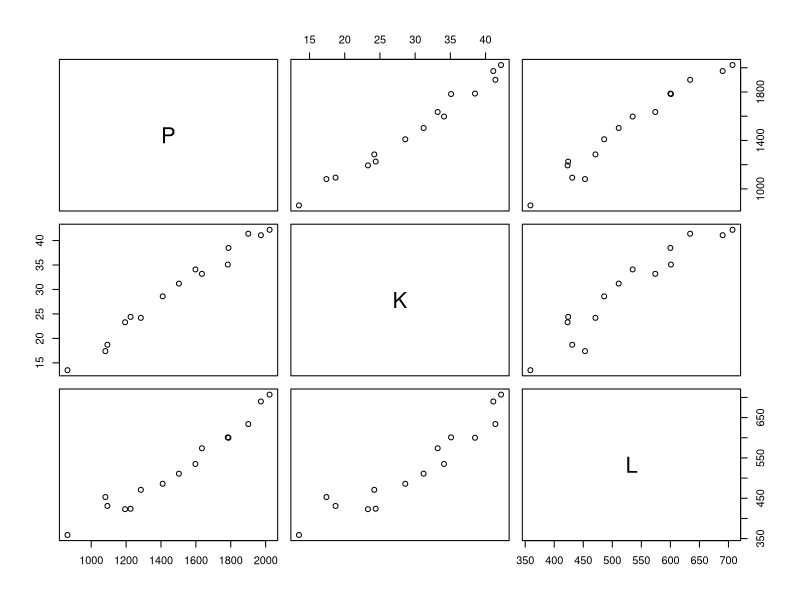
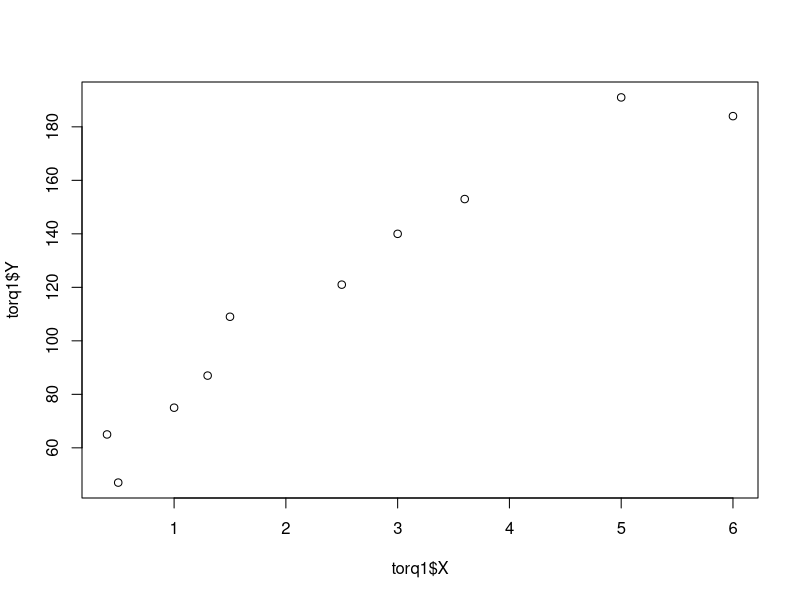
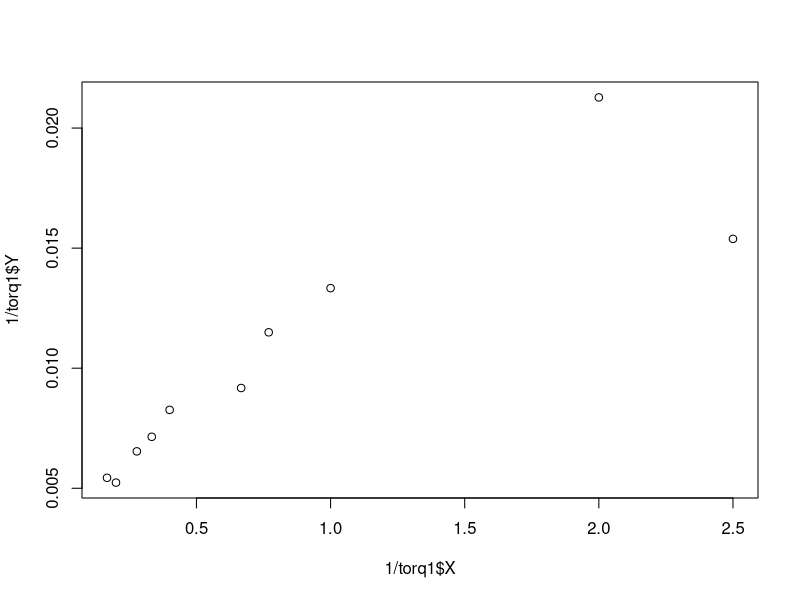
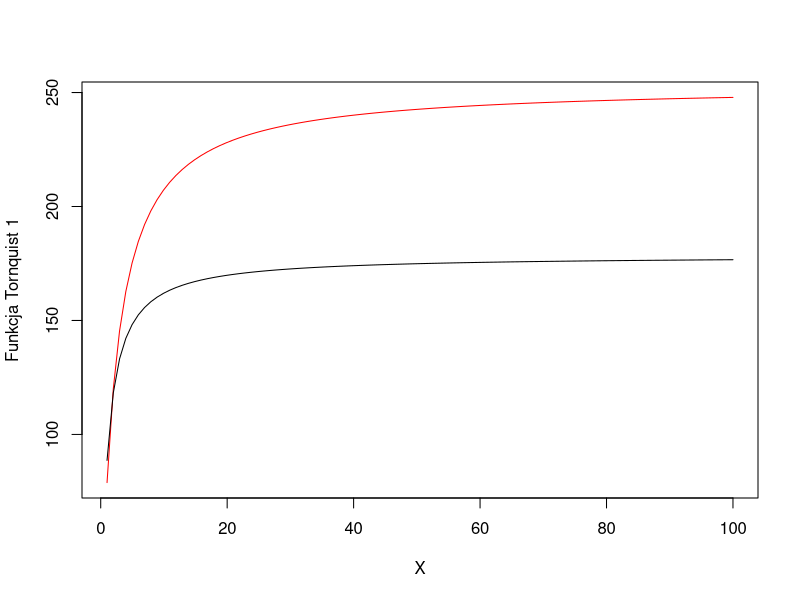
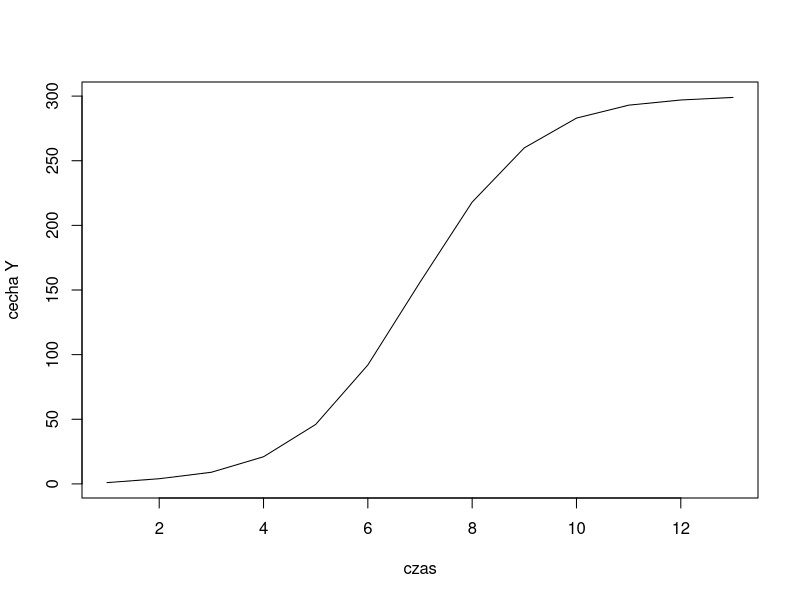
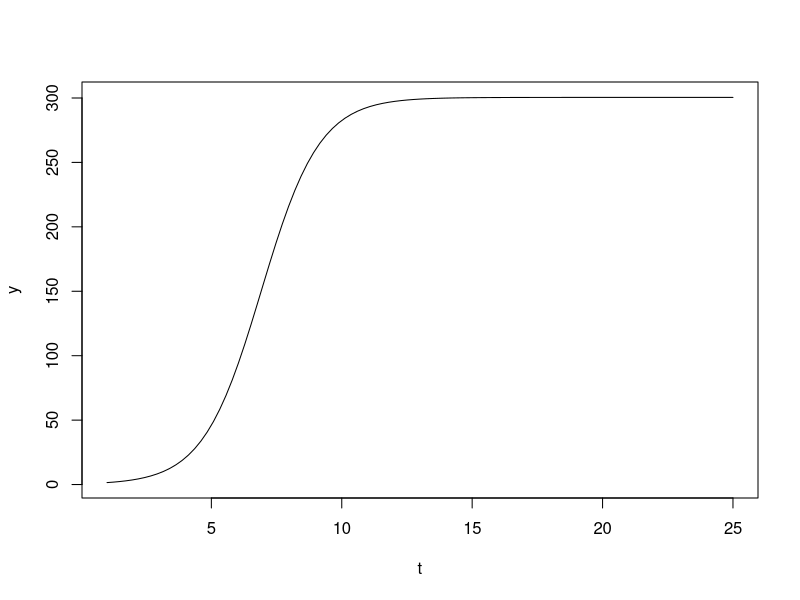
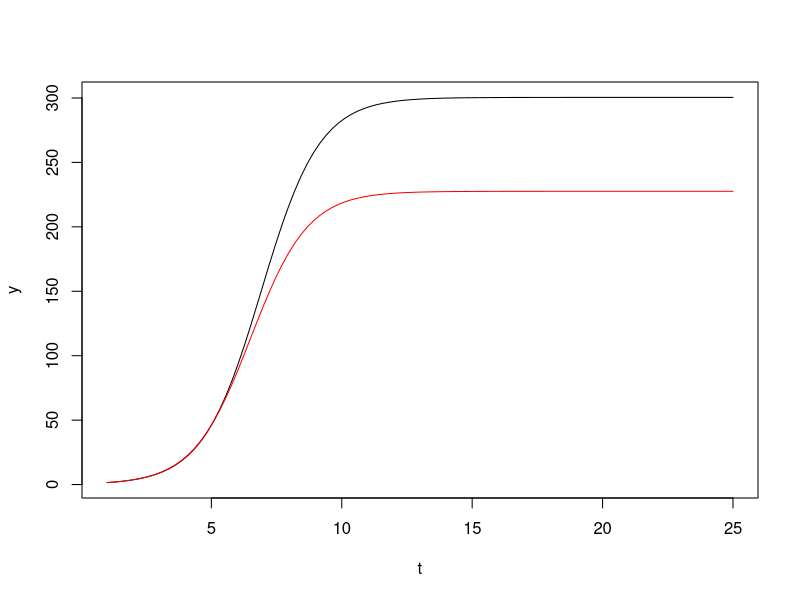
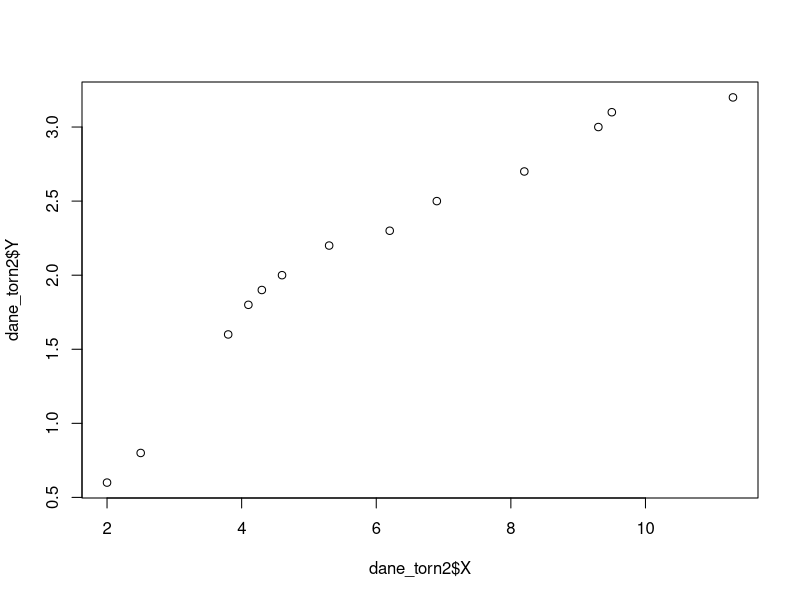

Generate these figures, in order, with R:
## ---- chunk 1
library(readxl)
## ---- chunk 2
excel_sheets("../data-raw/regresja-ekonometria.xlsx")
## ---- chunk 3
dane_cd <- read_excel("../data-raw/regresja-ekonometria.xlsx", sheet = "nielin-cd")
dane_cd
## ---- chunk 4
plot(dane_cd[,-1])
## ---- chunk 5
model1 <- lm(formula = log(P) ~ log(K) + log(L), data = dane_cd)
summary(model1)
## ---- chunk 6
exp(2.59256)
## ---- chunk 7
model1_nls <- nls(formula = P ~ gamma*K^alpha*L^beta,
                  data = dane_cd,
                  start = c(gamma = 1, alpha = 0.5, beta = 0.5))
summary(model1_nls)
## ---- chunk 8
parametry <- as.numeric(coef(model1))
## ---- chunk 9
model1_nls <- nls(formula = P ~ gamma*K^alpha*L^beta,
                  data = dane_cd,
                  start = c(gamma = exp(parametry[1]), 
                            alpha = parametry[2], 
                            beta = parametry[3]))
summary(model1_nls)
## ---- chunk 10
torq1 <- read_excel("../data-raw/regresja-ekonometria.xlsx", sheet = "nielin-tornquist1")
torq1
plot(torq1$X, torq1$Y)
## ---- chunk 11
plot(1/torq1$X, 1/torq1$Y)
## ---- chunk 12
model_tornq_lin <- lm(formula = I(1/Y) ~ I(1/X), data = torq1)
summary(model_tornq_lin)
## ---- chunk 13
alpha <- 1/0.005604
alpha
## ---- chunk 14
beta <- alpha*0.005682
beta
## ---- chunk 15
model_tornq <- nls(formula = Y ~ (alpha*X) / (X + beta),
                   data = torq1,
                   start = c(alpha = 1, beta = 1))
summary(model_tornq)
## ---- chunk 16
model_tornq2 <- nls(formula = Y ~ (alpha*X) / (X + beta),
                   data = torq1,
                   start = c(alpha = alpha, beta = beta))
summary(model_tornq2)
## ---- chunk 17
curve(253.3482*x/(x + 2.2123), from = 1, to = 100, xlab = "X", y = "Funkcja Tornquist 1", col = "red")
curve(alpha*x/(x + beta), from = 1, to = 100, xlab = "X", y = "Funkcja Tornquist 1", add = T, col = "black")
## ---- chunk 18
dane_logistyczna <- read_excel("../data-raw/regresja-ekonometria.xlsx", sheet = "logistyczna")
dane_logistyczna
plot(dane_logistyczna$t, dane_logistyczna$Y, type = "l", xlab = "czas", ylab = "cecha Y")
## ---- chunk 19
## punkty statowe
getInitial(Y ~ SSlogis(t, A, x, s), data = dane_logistyczna)

## oszacowane parametry
model_logis <- nls(Y ~ SSlogis(t, A, x, s), data = dane_logistyczna)
summary(model_logis)
## ---- chunk 20
params <- coef(model_logis)
curve(params[1] / (1 + exp( (params[2] - x)/params[3])), from = 1, to  = 25, xlab = "t", y = "y")
## ---- chunk 21
model_logis2 <- nls(Y ~ SSlogis(t, A, x, s), data = dane_logistyczna[dane_logistyczna$t <= 5, ])

params <- coef(model_logis)
params2 <- coef(model_logis2)
curve(params[1] / (1 + exp( (params[2] - x)/params[3])), from = 1, to  = 25, xlab = "t", y = "y")
curve(params2[1] / (1 + exp( (params2[2] - x)/params2[3])), from = 1, to  = 25, xlab = "t", y = "y", add = T, col = "red")

## ---- chunk 22
dane_torn2 <- read_excel("../data-raw/regresja-ekonometria.xlsx", sheet = "nielin-tornquist2")
plot(dane_torn2$X, dane_torn2$Y)
## ---- chunk 23
model_tornq_model2 <- nls(formula = Y ~ alpha*(X - gamma)/(X + beta),
                          data = dane_torn2,
                          start = c(alpha=0.5, gamma = 0.5, beta = 0.5))
summary(model_tornq_model2)
## ---- chunk 24
curve(4.6596*(x - 1.4006)/(x + 3.0973), from = 1, to = 10, xlab = "X")
points(dane_torn2$X, dane_torn2$Y)
